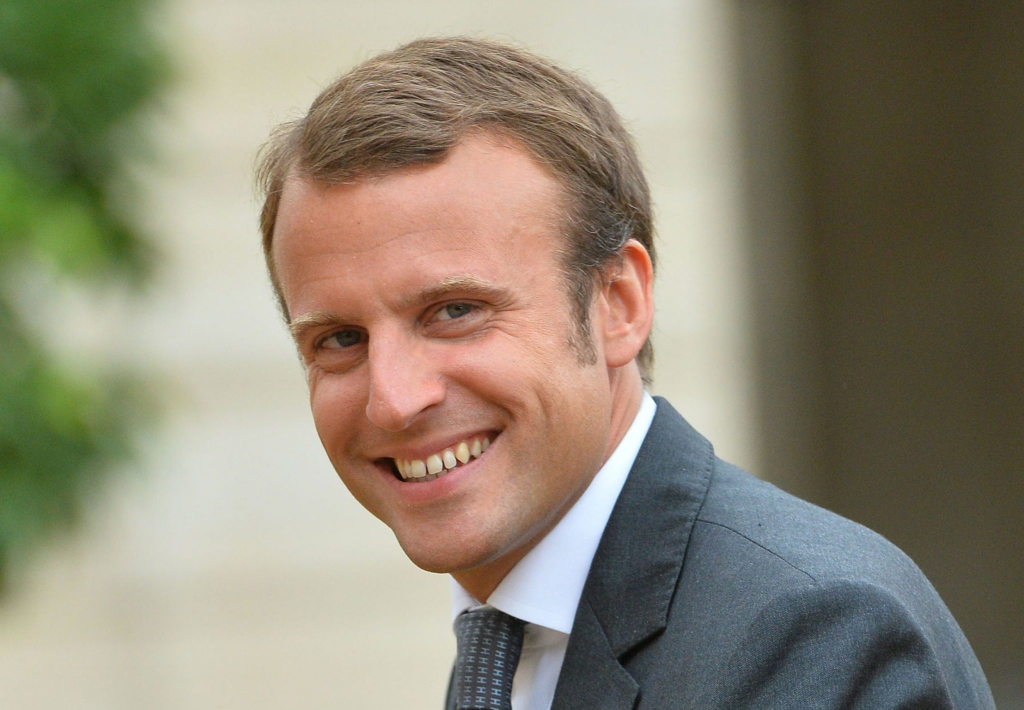
#> input picture model/tests/macron-scaled.jpg, 2048 x 1420 px (shown at 1/2 size)
$ jupyter execute --allow-errors politician_classifier_model.ipynb   (shell and % lines are left out)
#> lines starting #> are read from the running program, lines starting #| are printed output that depends on the picture
[cell 1]
import numpy as np
import cv2
import pywt
import matplotlib
from matplotlib import pyplot as plt

[cell 2]
img = cv2.imread('./tests/macron-scaled.jpg')
#> img is the input picture: shape (1420, 2048, 3); mean B, G, R 116.4, 135.2, 142.7
img.shape
#> Out = (1420, 2048, 3)

[cell 3]
plt.imshow(img)

[cell 4]
gray = cv2.cvtColor(img, cv2.COLOR_BGR2GRAY)
gray.shape
#> Out = (1420, 2048)

[cell 5]
gray

[cell 6]
plt.imshow(img, cmap='gray')

[cell 7]
face_cascade = cv2.CascadeClassifier('./opencv/haarcascades/haarcascade_frontalface_default.xml')
eye_cascade = cv2.CascadeClassifier('./opencv/haarcascades/haarcascade_eye.xml')

[cell 8]
# Return a cropped image if we find both eyes
def cropped_image(image_path):
#> called with image_path = './tests/trudeau-example.jpg'
    if image_path is None:
        return

    img = cv2.imread(image_path)
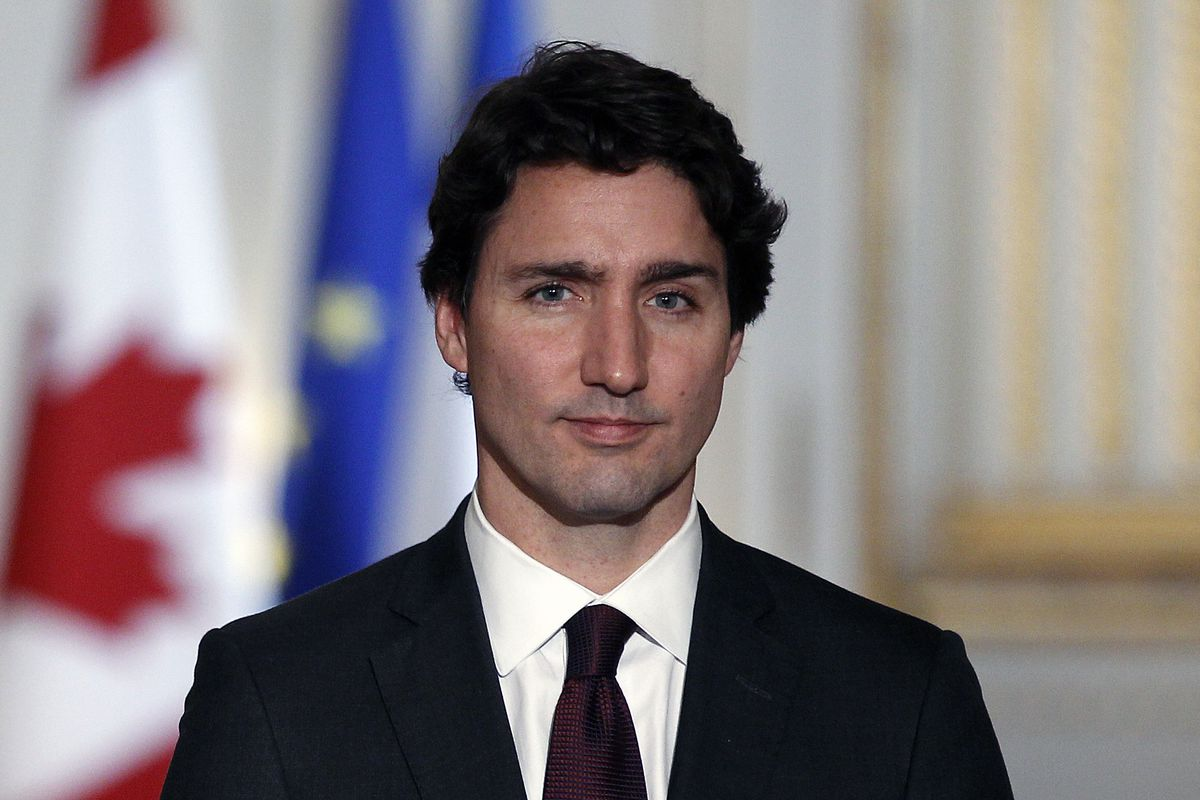
#> input picture model/tests/trudeau-example.jpg, 1200 x 800 px
#> img is the input picture: shape (800, 1200, 3); mean B, G, R 127.3, 123, 132

    if img is None:
        return

    gray = cv2.cvtColor(img, cv2.COLOR_BGR2GRAY)
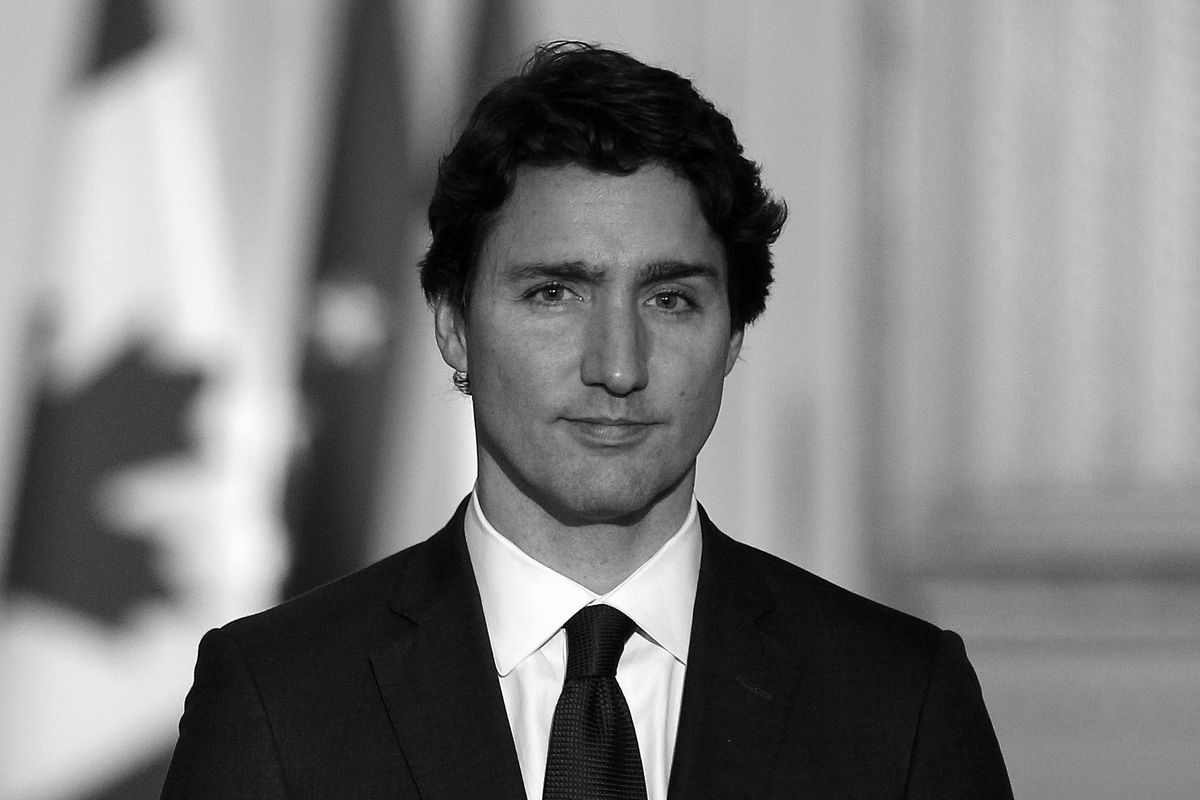
#> gray: shape (800, 1200); min 0, max 255, mean 126.2
    faces = face_cascade.detectMultiScale(gray, 1.3, 5)
#> faces = [[453, 167, 328, 328]]

    for x,y,w,h in faces:
        face_img = cv2.rectangle(img, (x,y), (x+w, y+h), (255, 0, 0,), 2)
        roi_gray = gray[y:y+h, x:x+w]
        roi_color = face_img[y:y+h, x:x+w]
        eyes = eye_cascade.detectMultiScale(roi_gray)

        if len(eyes) >= 2:
            return roi_color
#> this loop made 1 pass
#> (x, y, w, h, eyes) on pass 1: (453, 167, 328, 328, [[62, 94, 66, 66], [185, 102, 64, 64]])
#> pass 1, in cropped_image, `roi_color = face_img[y:y+h, x:x+w]`:
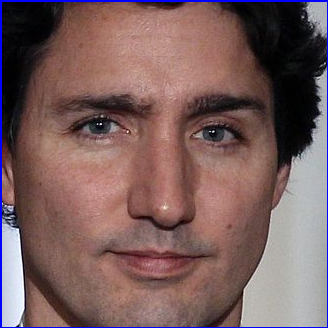
#> roi_color: shape (328, 328, 3); mean B, G, R 94.1, 94.2, 121.6

## Create a folder of cropped images

[cell 9]
# test cropping
cropped_img = cropped_image('./tests/trudeau-example.jpg')
plt.imshow(cropped_img)

[cell 10]
path_data = './dataset/'
path_cr = './dataset/cropped/'

[cell 11]
import os

img_dirs = []
for fol in os.scandir(path_data):
    if fol.is_dir():
        img_dirs.append(fol.path)
#> pass 2 of the loop `for fol in os.scandir(path_data):`:

[cell 12]
img_dirs

[cell 13]
import shutil

if os.path.exists(path_cr):
    shutil.rmtree(path_cr)
#> (the rest of this cell did not finish here and is left out)

[cell 14]
from collections import defaultdict

cropped_img_dirs = []
pol_names_dict = defaultdict(list)

# Convert images into cropped versions
for fol in img_dirs:
    pol_name = fol.split('/')[-1]
    count = 1
    print('Generating images in ' + pol_name)

    for img_fol in os.scandir(fol):
        roi_color = cropped_image(img_fol.path)
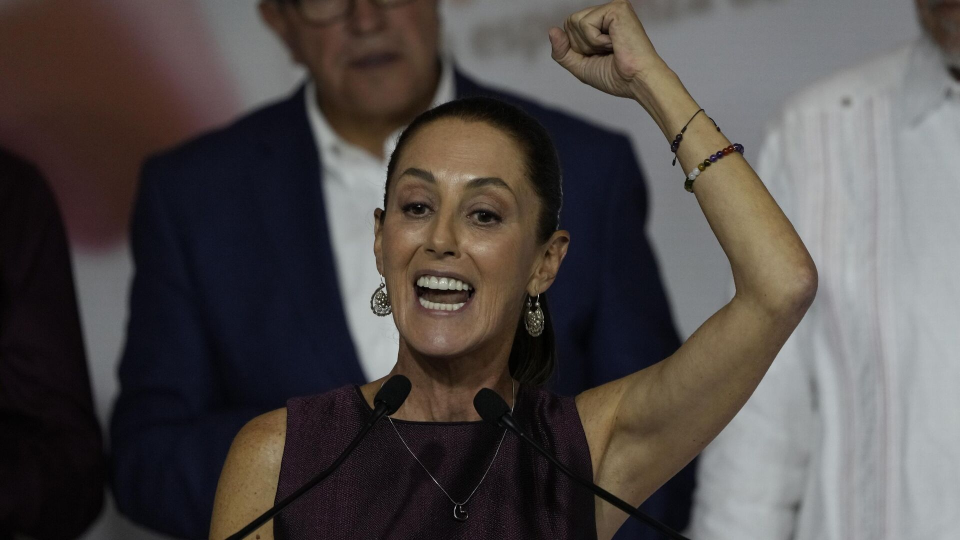
#> input picture model/dataset/Claudia Sheinbaum/1113572076_0_178_3009_1870_1920x0_80_0_0_3cb6eb2c071f5c6b9d1007eb1.jpg, 1920 x 1080 px (shown at 1/2 size)
#> in cropped_image, img is the input picture: shape (1080, 1920, 3); mean B, G, R 74.2, 75.9, 81.6
#> in cropped_image (call 2), `gray = cv2.cvtColor(img, cv2.COLOR_BGR2GRAY)`:
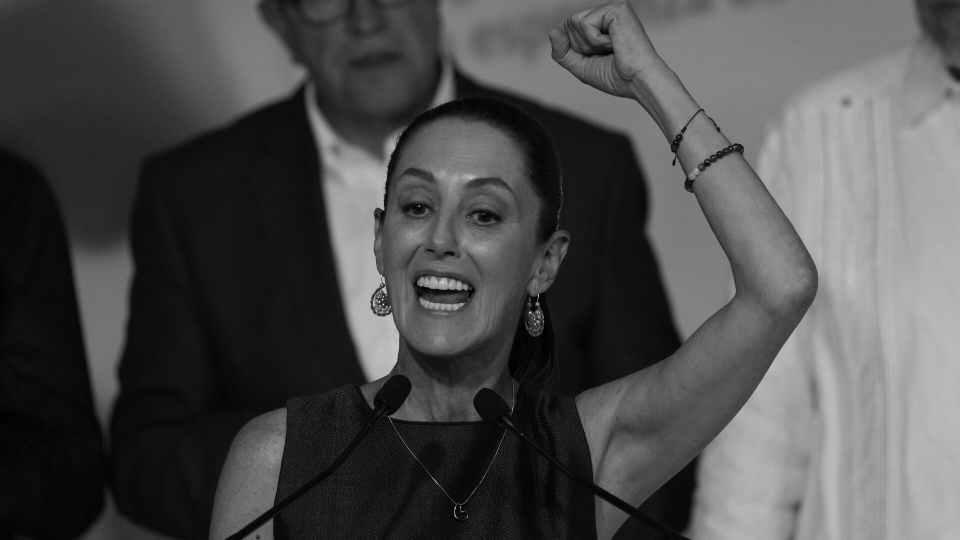
#> gray: shape (1080, 1920) (shown at 1/2 size); min 0, max 254, mean 77.4
#> in cropped_image (call 2), `faces = face_cascade.detectMultiScale(gray, 1.3, 5)`: faces = [[587, 7, 114, 114], [690, 269, 399, 399]]
#> the loop in cropped_image, `for x,y,w,h in faces:` made 2 passes
#> (x, y, w, h, eyes) on pass 2: (690, 269, 399, 399, [[107, 112, 78, 78], [231, 122, 84, 84]])
#> pass 1, in cropped_image (call 2), `roi_color = face_img[y:y+h, x:x+w]`:
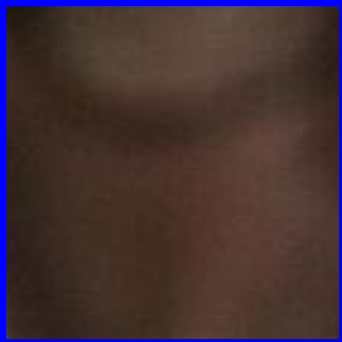
#> roi_color: shape (114, 114, 3) (shown 3 times larger); mean B, G, R 52.3, 48.8, 67.7
#> after the loop in cropped_image, `for x,y,w,h in faces:`:
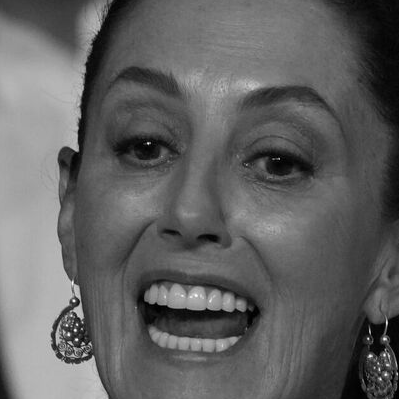
#> roi_gray: shape (399, 399); min 0, max 254, mean 97.5
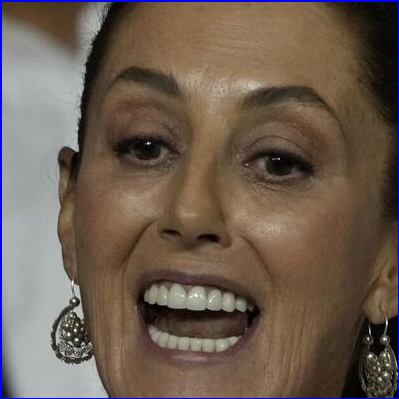
#> roi_color: shape (399, 399, 3); mean of channels 0, 1, 2 80.7, 93.2, 109.1; drawn as B, G, R
        if roi_color is not None:
            cropped_fol = path_cr + pol_name
            if not os.path.exists(cropped_fol):
                os.makedirs(cropped_fol)
                cropped_img_dirs.append(cropped_folder)

            # Create the file
            img_name = pol_name + str(count) + '.jpg'
            img_path = cropped_fol + '/' + img_name
            count += 1

            cv2.imwrite(img_path, roi_color)
            pol_names_dict[pol_name].append(img_path)
#> pass 2 of the loop `for fol in img_dirs:`:
#> pol_name = 'Donald Trump'
#| Generating images in Donald Trump
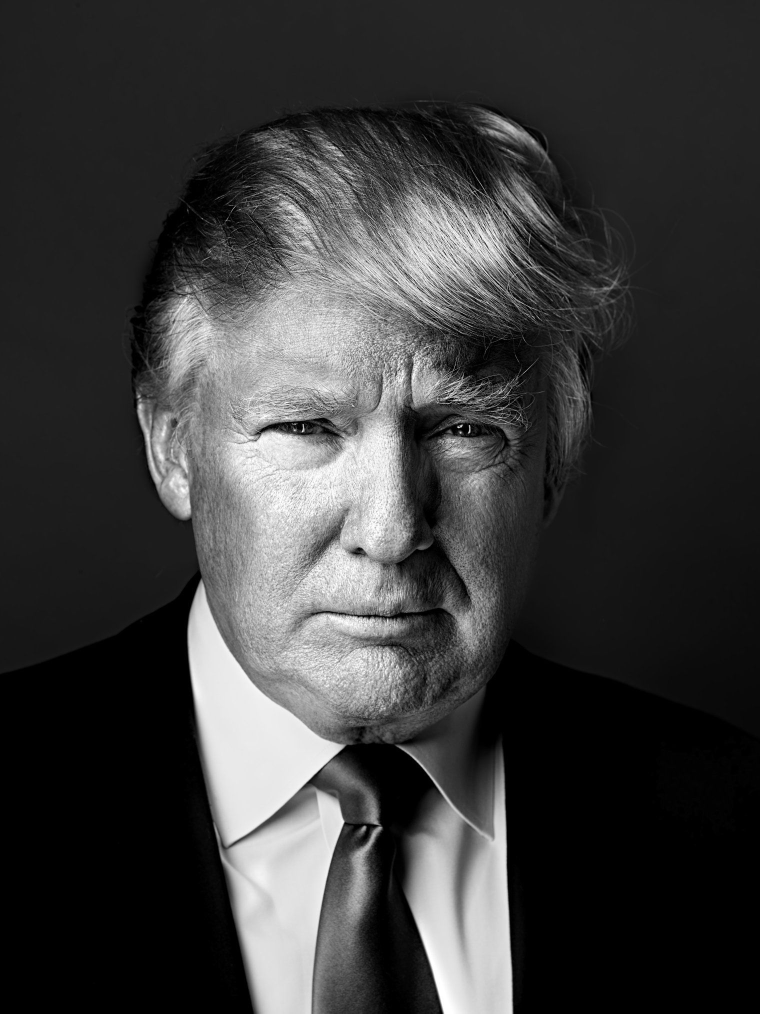
#> input picture model/dataset/Donald Trump/09ab6c05322ce21796ccac4bee0e6a87.jpg, 1520 x 2027 px (shown at 1/2 size)
#> in cropped_image, img is the input picture: shape (2027, 1520, 3); min 0, max 255, mean 59.6
#> the loop in cropped_image (call 4), `for x,y,w,h in faces:` made 1 pass
#> pass 1, in cropped_image (call 4), `roi_color = face_img[y:y+h, x:x+w]`:
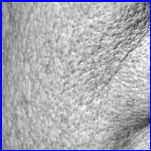
#> roi_color: shape (151, 151, 3); mean B, G, R 180, 170, 170

## Get important features

[cell 15]
def wav_transform(image, mode='haar', level=1):
#> called with mode = 'db1', level = 5
    imArray = image

    imArray = cv2.cvtColor(imArray, cv2.COLOR_BGR2GRAY)
    imArray = np.float32(imArray)
    imArray /= 255

    # get coefficients
    coeffs = pywt.wavedec2(imArray, mode, level=level)

    coeffs_H = list(coeffs)
    coeffs_H[0] *= 0

    # construct
    imArray_H = pywt.waverec2(coeffs_H, mode)
    imArray_H *= 255
    imArray_H = np.uint8(imArray_H)
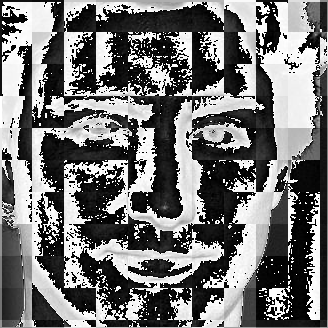
#> imArray_H: shape (328, 328); min 0, max 255, mean 114.9

    return imArray_H

[cell 16]
cropped_img = cropped_image('./tests/trudeau-example.jpg')
im_har = wav_transform(cropped_img, 'db1', 5)
plt.imshow(im_har, cmap='gray')

## Create the dataset

[cell 17]
from collections import defaultdict
pol_names_dict = defaultdict(list)

# Copy image info into dict
for fol in img_dirs:
    pol_name = fol.split('/')[-1]

    if pol_name == 'cropped':
        continue

    cropped_fol = path_cr + pol_name

    for img_fol in os.scandir(cropped_fol):
        pol_names_dict[pol_name].append(img_fol.path)
#> pass 2 of the loop `for fol in img_dirs:`:
pol_names_dict

[cell 18]
label_dict = {}
count = 0

for name in pol_names_dict.keys():
    label_dict[name] = count
    count += 1

label_dict

[cell 19]
X = []
y = []

for name, train_files in pol_names_dict.items():
    for image in train_files:
        img = cv2.imread(image)

        if img is None:
            continue

        #img_har = wav_transform(img, 'db1', 5)

        raw_img_scaled = cv2.resize(img, (32, 32))
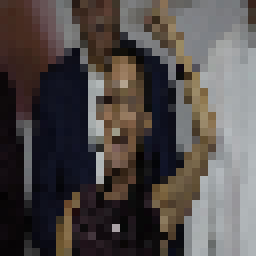
#> raw_img_scaled: shape (32, 32, 3) (shown 8 times larger); mean B, G, R 73.7, 75.4, 81.2
        #img_har_scaled = cv2.resize(img_har, (32, 32))

        # stack the 2 images on top of one another
        #combined_img = np.vstack((raw_img_scaled.reshape(32*32*3,1), img_har_scaled.reshape(32*32,1)))
        combined_img = raw_img_scaled.reshape(32*32*3,1)

        X.append(combined_img)
        y.append(label_dict[name])
#> pass 2 of the loop `for name, train_files in pol_names_dict.items():`:
#> `raw_img_scaled = cv2.resize(img, (32, 32))`:
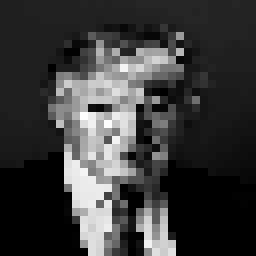
#> raw_img_scaled: shape (32, 32, 3) (shown 8 times larger); min 0, max 254, mean 58.5

[cell 20]
X = np.array(X).reshape(len(X), 32*32*3).astype(float)
#X = np.array(X).reshape(len(X), 4096).astype(float)
X.shape
#> Out = (3, 3072)
